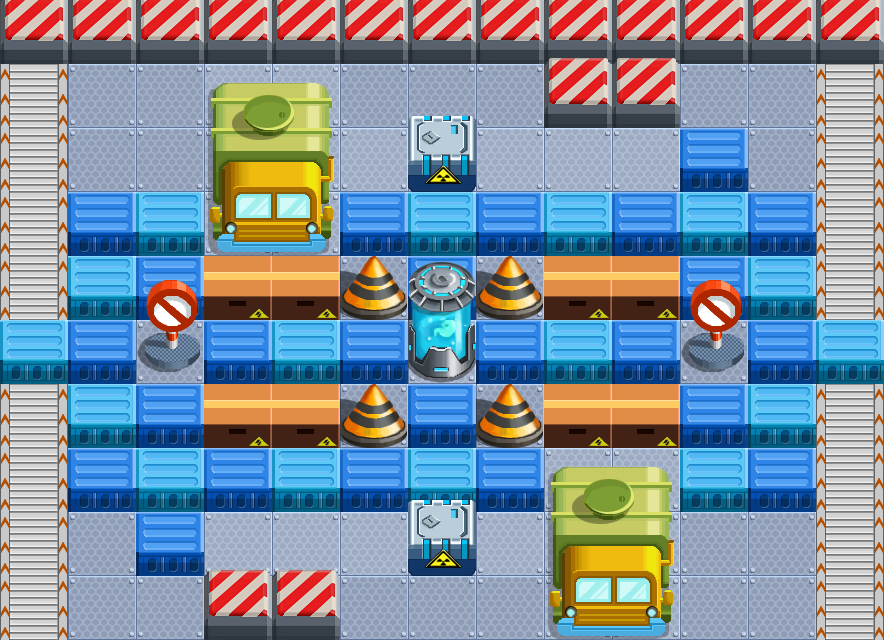

This is a level from a 2D game, rendered from its Tiled map with the project's own tilesets. A one-line summary and the map file follow, with tile-layer data summarised:
An orthogonal 13x10 tile map with 68x64 px tiles, 4 tile layers (bg, object, block, fg) and 4 objects (birthpoint, boss2, proprate).

<map version="1.0" orientation="orthogonal" width="13" height="10" tilewidth="68" tileheight="64">
 <tileset firstgid="1" name="gongchang" tilewidth="68" tileheight="64">
  <image source="gongchang.png" width="340" height="448" />
  <tile id="3">
   <properties>
    <property name="block" value="1" />
   </properties>
  </tile>
  <tile id="4">
   <properties>
    <property name="block" value="1" />
    <property name="shadow" value="1" />
   </properties>
  </tile>
  <tile id="5">
   <properties>
    <property name="block" value="1" />
   </properties>
  </tile>
  <tile id="6">
   <properties>
    <property name="block" value="1" />
    <property name="shadow" value="1" />
   </properties>
  </tile>
  <tile id="7">
   <properties>
    <property name="block" value="1" />
   </properties>
  </tile>
  <tile id="9">
   <properties>
    <property name="anim" value="2" />
    <property name="dir" value="up" />
   </properties>
  </tile>
  <tile id="10">
   <properties>
    <property name="block" value="1" />
    <property name="shadow" value="1" />
   </properties>
  </tile>
  <tile id="11">
   <properties>
    <property name="block" value="1" />
    <property name="shadow" value="1" />
   </properties>
  </tile>
  <tile id="13">
   <properties>
    <property name="block" value="1" />
   </properties>
  </tile>
  <tile id="14">
   <properties>
    <property name="block" value="1" />
   </properties>
  </tile>
  <tile id="15">
   <properties>
    <property name="block" value="1" />
    <property name="shadow" value="1" />
   </properties>
  </tile>
  <tile id="16">
   <properties>
    <property name="block" value="1" />
   </properties>
  </tile>
  <tile id="17">
   <properties>
    <property name="block" value="1" />
    <property name="move" value="1" />
    <property name="shadow" value="1" />
   </properties>
  </tile>
  <tile id="18">
   <properties>
    <property name="block" value="1" />
   </properties>
  </tile>
  <tile id="19">
   <properties>
    <property name="block" value="1" />
   </properties>
  </tile>
  <tile id="23">
   <properties>
    <property name="block" value="1" />
   </properties>
  </tile>
  <tile id="24">
   <properties>
    <property name="block" value="1" />
   </properties>
  </tile>
  <tile id="25">
   <properties>
    <property name="block" value="1" />
    <property name="shadow" value="1" />
   </properties>
  </tile>
  <tile id="26">
   <properties>
    <property name="block" value="1" />
   </properties>
  </tile>
  <tile id="30">
   <properties>
    <property name="anim" value="5" />
    <property name="dir" value="up" />
   </properties>
  </tile>
 </tileset>
 <layer name="bg" width="13" height="10">
  <data>[130 cells, 130 non-empty, 3 distinct tile ids]</data>
 </layer>
 <layer name="object" width="13" height="10">
  <data>[130 cells, 52 non-empty, 4 distinct tile ids]</data>
 </layer>
 <layer name="block" width="13" height="10">
  <data>[130 cells, 34 non-empty, 10 distinct tile ids]</data>
 </layer>
 <layer name="fg" width="13" height="10">
  <data>[130 cells, 9 non-empty, 4 distinct tile ids]</data>
 </layer>
 <objectgroup name="property" width="13" height="10">
  <object name="birthpoint" x="106" y="159">
   <properties>
    <property name="playertype" value="player" />
   </properties>
  </object>
  <object name="boss2" x="779" y="547">
   <properties>
    <property name="playertype" value="boss2" />
   </properties>
  </object>
  <object x="1111" y="367" width="1" />
  <object name="proprate" x="168" y="96">
   <properties>
    <property name="rate" value="0.63" />
   </properties>
   <ellipse />
  </object>
 </objectgroup>
</map>
